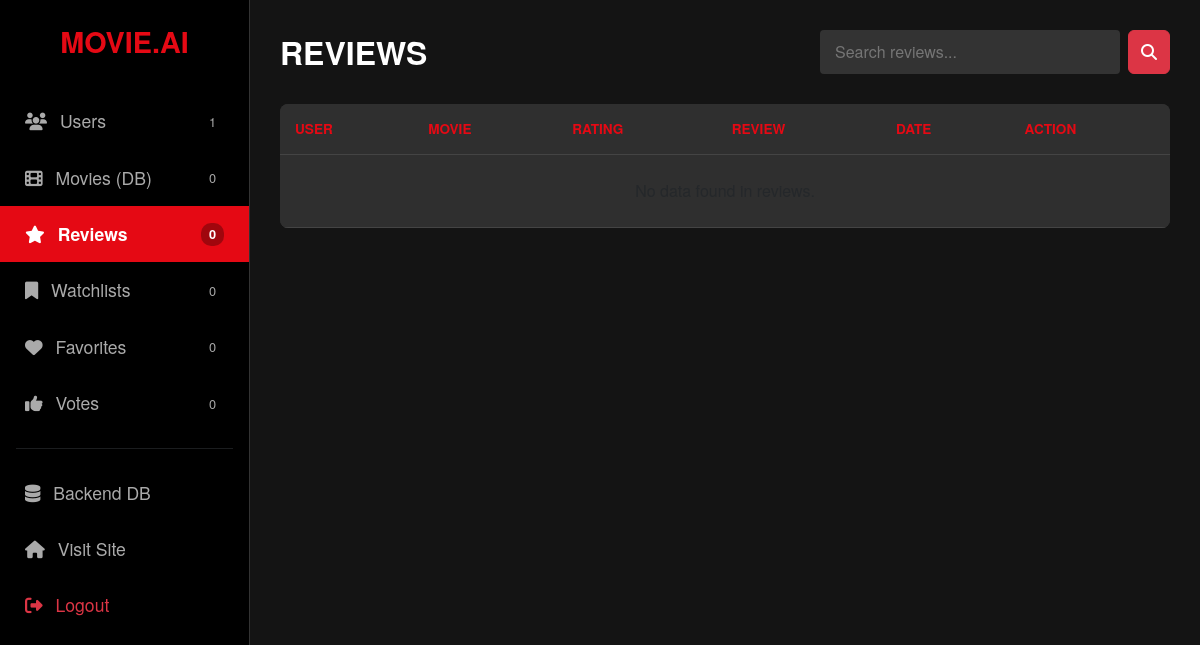
Before: /dashboard/?section=reviews (signed in) with the older database file.
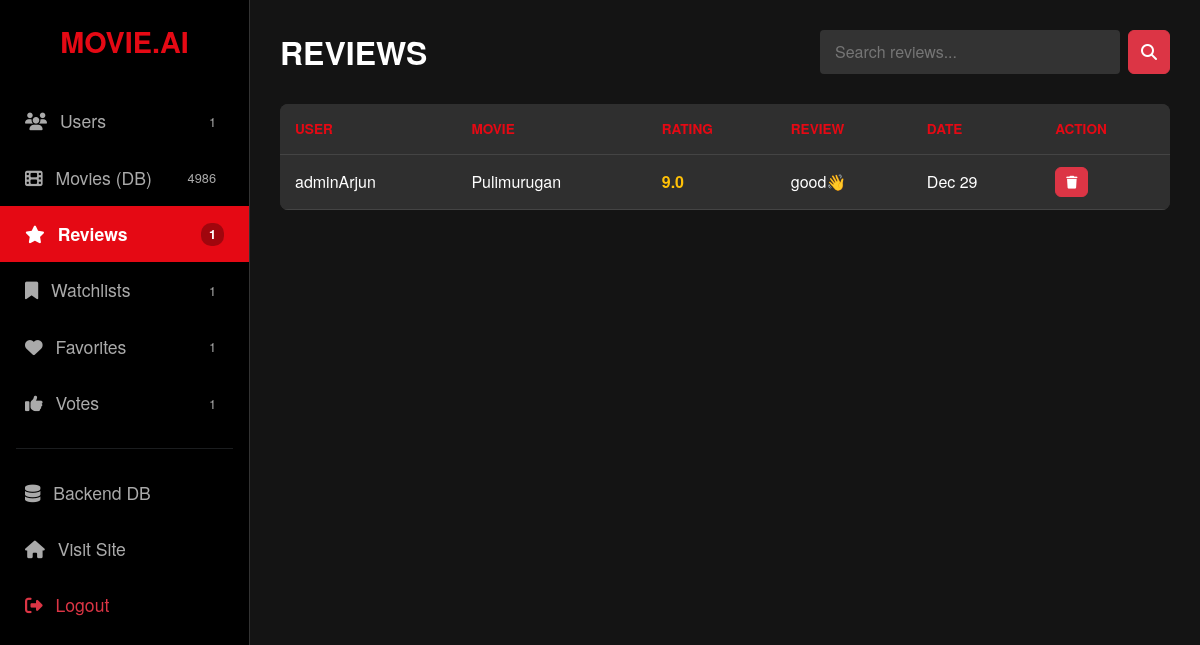
After: the same page with the newer database file.
### core/models.py (models this page shows, shortened)
class Review(models.Model):
    user = models.ForeignKey(User, on_delete=models.CASCADE)
    movie = models.ForeignKey(Movie, on_delete=models.CASCADE)
    rating = models.FloatField(
        validators=[MinValueValidator(1.0), MaxValueValidator(10.0)])
    text = models.TextField(blank=True)
    created_at = models.DateTimeField(auto_now_add=True)

class Movie(models.Model):
    title = models.CharField(max_length=200)
    overview = models.TextField()
    tmdb_id = models.IntegerField(unique=True)
    genres = models.CharField(max_length=500, blank=True)
    poster_url = models.CharField(max_length=500, blank=True, null=True)
    director = models.CharField(max_length=200, default="Unknown")
    cast = models.CharField(max_length=500, default="Unknown")
    description = models.TextField(default="No description available")

### core/views.py (the view)
# urls.py: path('dashboard/', views.custom_admin, name='custom_admin'),
@user_passes_test(lambda u: u.is_superuser)
def custom_admin(request):
    section = request.GET.get('section', 'users')
    query = request.GET.get('q', '').strip()
    data = []
    if section == 'users':
        data = User.objects.all().order_by('-date_joined')
        if query:
            data = data.filter(username__icontains=query)
    elif section == 'movies':
        data = Movie.objects.all().order_by('-id')
        if query:
            data = data.filter(title__icontains=query)
    elif section == 'reviews':
        data = Review.objects.select_related(
            'user', 'movie').order_by('-created_at')
        if query:
            data = data.filter(text__icontains=query) | data.filter(
                user__username__icontains=query)
    elif section == 'watchlist':
        data = Watchlist.objects.select_related(
            'user', 'movie').order_by('-id')
        if query:
            data = data.filter(user__username__icontains=query) | data.filter(
                movie__title__icontains=query)
    elif section == 'favorites':
        data = Favorite.objects.select_related('user', 'movie').order_by('-id')
        if query:
            data = data.filter(user__username__icontains=query) | data.filter(
                movie__title__icontains=query)
    elif section == 'votes':
        data = Vote.objects.select_related('user', 'movie').order_by('-id')
        if query:
            data = data.filter(user__username__icontains=query) | data.filter(
                movie__title__icontains=query)
    return render(request, 'custom_admin.html', {
        'section': section,
        'data': data,
        'search_query': query,
        'count_users': User.objects.count(),
        'count_movies': Movie.objects.count(),
        'count_reviews': Review.objects.count(),
        'count_watchlist': Watchlist.objects.count(),
        'count_favorites': Favorite.objects.count(),
        'count_votes': Vote.objects.count(),
    })

### core/templates/custom_admin.html (shortened to what the changed rows need)
<!DOCTYPE html>
<html lang="en">
<head>
    <link href="https://cdn.jsdelivr.net/npm/bootstrap@5.3.0/dist/css/bootstrap.min.css" rel="stylesheet">
    <link rel="stylesheet" href="https://cdnjs.cloudflare.com/ajax/libs/font-awesome/6.5.1/css/all.min.css">
</head>
<body>
    <div class="sidebar">
        <div class="nav flex-column">
            <a href="?section=movies" class="nav-link {% if section == 'movies' %}active{% endif %}">
                <span><i class="fas fa-film me-2"></i> Movies (DB)</span>
                <span class="badge-count">{{ count_movies }}</span>
            </a>
            <a href="?section=reviews" class="nav-link {% if section == 'reviews' %}active{% endif %}">
                <span><i class="fas fa-star me-2"></i> Reviews</span>
                <span class="badge-count">{{ count_reviews }}</span>
            </a>
            <a href="?section=watchlist" class="nav-link {% if section == 'watchlist' %}active{% endif %}">
                <span><i class="fas fa-bookmark me-2"></i> Watchlists</span>
                <span class="badge-count">{{ count_watchlist }}</span>
            </a>
            <a href="?section=favorites" class="nav-link {% if section == 'favorites' %}active{% endif %}">
                <span><i class="fas fa-heart me-2"></i> Favorites</span>
                <span class="badge-count">{{ count_favorites }}</span>
            </a>
            <a href="?section=votes" class="nav-link {% if section == 'votes' %}active{% endif %}">
                <span><i class="fas fa-thumbs-up me-2"></i> Votes</span>
                <span class="badge-count">{{ count_votes }}</span>
            </a>
        </div>
    </div>
    <div class="main-content">
        <div class="top-bar">
            <h2 class="text-uppercase fw-bold mb-0">{{ section }}</h2>
        </div>
        <div class="table-responsive custom-table">
            <table class="table table-dark table-hover mb-0">
                <thead>
                    <tr>
                        {% if section == 'users' %}
                            <th>ID</th><th>Username</th><th>Email</th><th>Status</th><th>Joined</th><th>Action</th>
                        {% elif section == 'movies' %}
                            <th>ID</th><th>Title</th><th>Director</th><th>TMDB ID</th><th>Action</th>
                        {% elif section == 'reviews' %}
                            <th>User</th><th>Movie</th><th>Rating</th><th>Review</th><th>Date</th><th>Action</th>
                        {% elif section == 'watchlist' %}
                            <th>User</th><th>Movie</th><th>Added</th><th>Action</th>
                        {% elif section == 'favorites' %}
                            <th>User</th><th>Movie</th><th>Added</th><th>Action</th>
                        {% elif section == 'votes' %}
                            <th>User</th><th>Movie</th><th>Type</th><th>Action</th>
                        {% endif %}
                    </tr>
                </thead>
                <tbody>
                    {% for item in data %}
                    <tr>
                        {% if section == 'users' %}
                            <td>{{ item.id }}</td>
                            <td class="fw-bold">{{ item.username }}</td>
                            <td>{{ item.email }}</td>
                            <td>
                                {% if item.is_superuser %}<span class="badge bg-danger">Admin</span>
                                {% else %}<span class="badge bg-secondary">User</span>{% endif %}
                            </td>
                            <td>{{ item.date_joined|date:"M d, Y" }}</td>
                            <td>
                                {% if not item.is_superuser %}
                                <a href="{% url 'delete_item_admin' 'users' item.id %}" class="btn btn-danger btn-action" onclick="return confirm('Delete User?');"><i class="fas fa-trash"></i></a>
                                {% endif %}
                            </td>
                        {% elif section == 'reviews' %}
                            <td>{{ item.user.username }}</td>
                            <td class="text-white">{{ item.movie.title }}</td>
                            <td class="text-warning fw-bold">{{ item.rating }}</td>
                            <td>{{ item.text|truncatechars:40 }}</td>
                            <td>{{ item.created_at|date:"M d" }}</td>
                            <td>
                                <a href="{% url 'delete_item_admin' 'reviews' item.id %}" class="btn btn-danger btn-action" onclick="return confirm('Delete Review?');"><i class="fas fa-trash"></i></a>
                            </td>
                        {% elif section == 'watchlist' or section == 'favorites' %}
                            <td>{{ item.user.username }}</td>
                            <td class="text-white">{{ item.movie.title }}</td>
                            <td>{{ item.id }}</td> <td>
                                <a href="{% url 'delete_item_admin' section item.id %}" class="btn btn-danger btn-action" onclick="return confirm('Remove?');"><i class="fas fa-trash"></i></a>
                            </td>
                        {% endif %}
                    </tr>
                    {% empty %}
                    <tr><td colspan="6" class="text-center text-muted py-4">No data found in {{ section }}.</td></tr>
                    {% endfor %}
                </tbody>
            </table>
        </div>
    </div>
</body>
</html>

Changed rows visible on the page:
added Review: user.username "adminArjun", movie "Pulimurugan", rating "9.0", text "good👋", created_at "Dec 29"
Other visible differences:
{{ count_movies }}: "0" → "4986"
{{ count_reviews }}: "0" → "1"
{{ count_watchlist }}: "0" → "1"
{{ count_favorites }}: "0" → "1"
{{ count_votes }}: "0" → "1"
